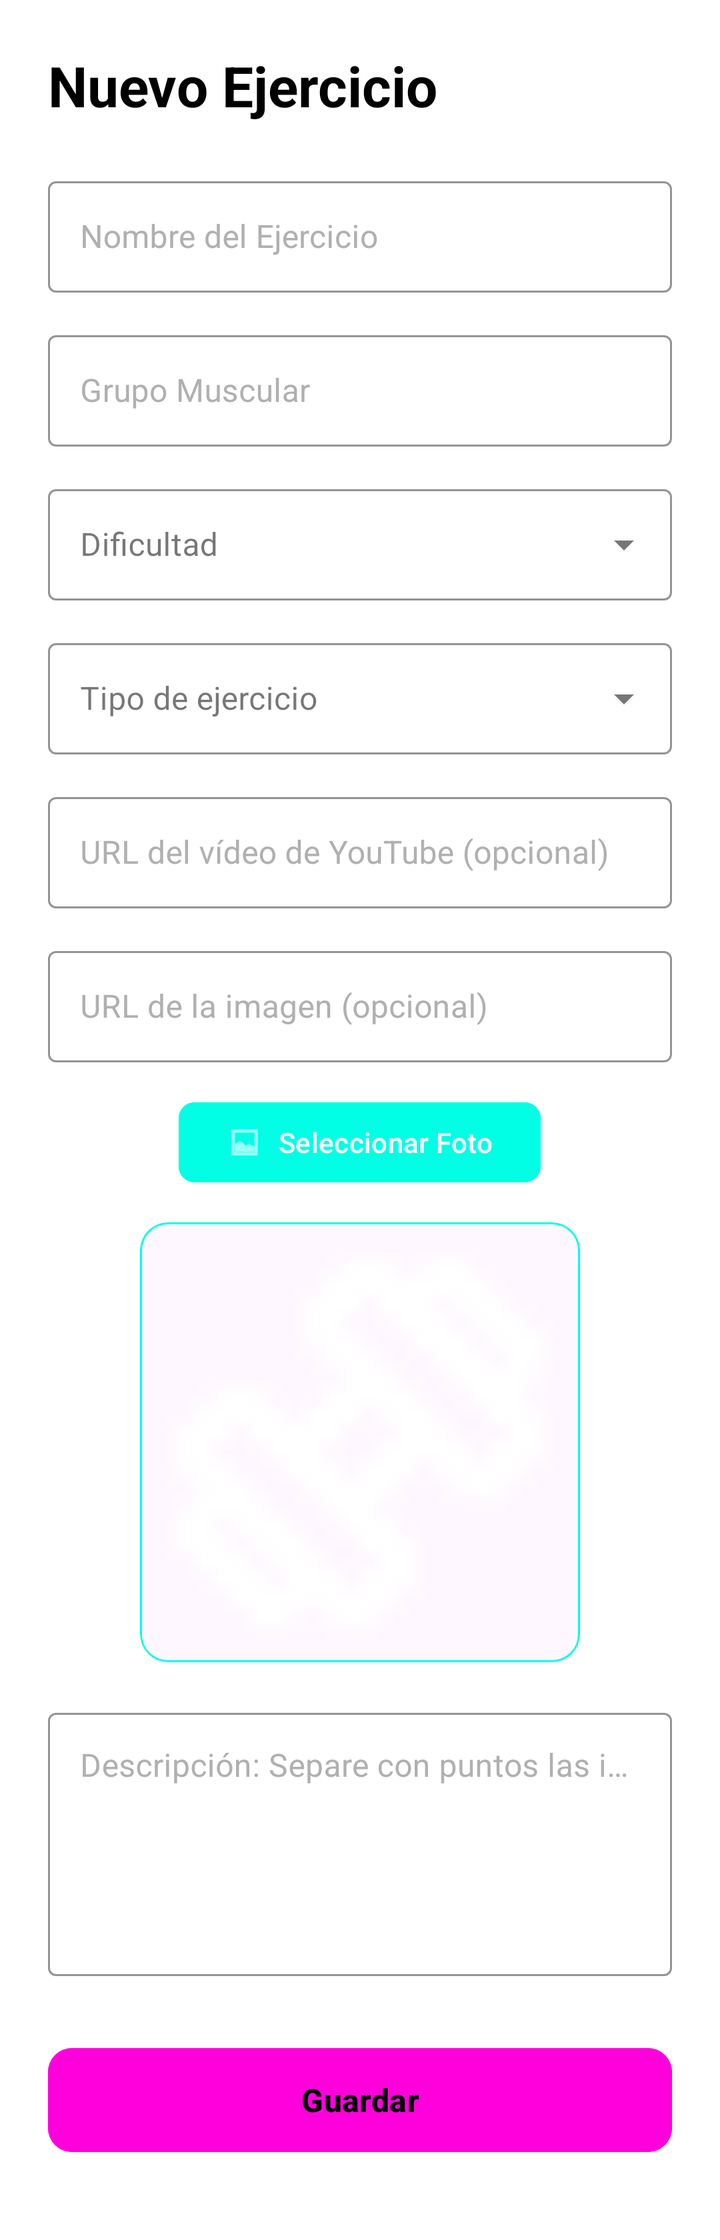
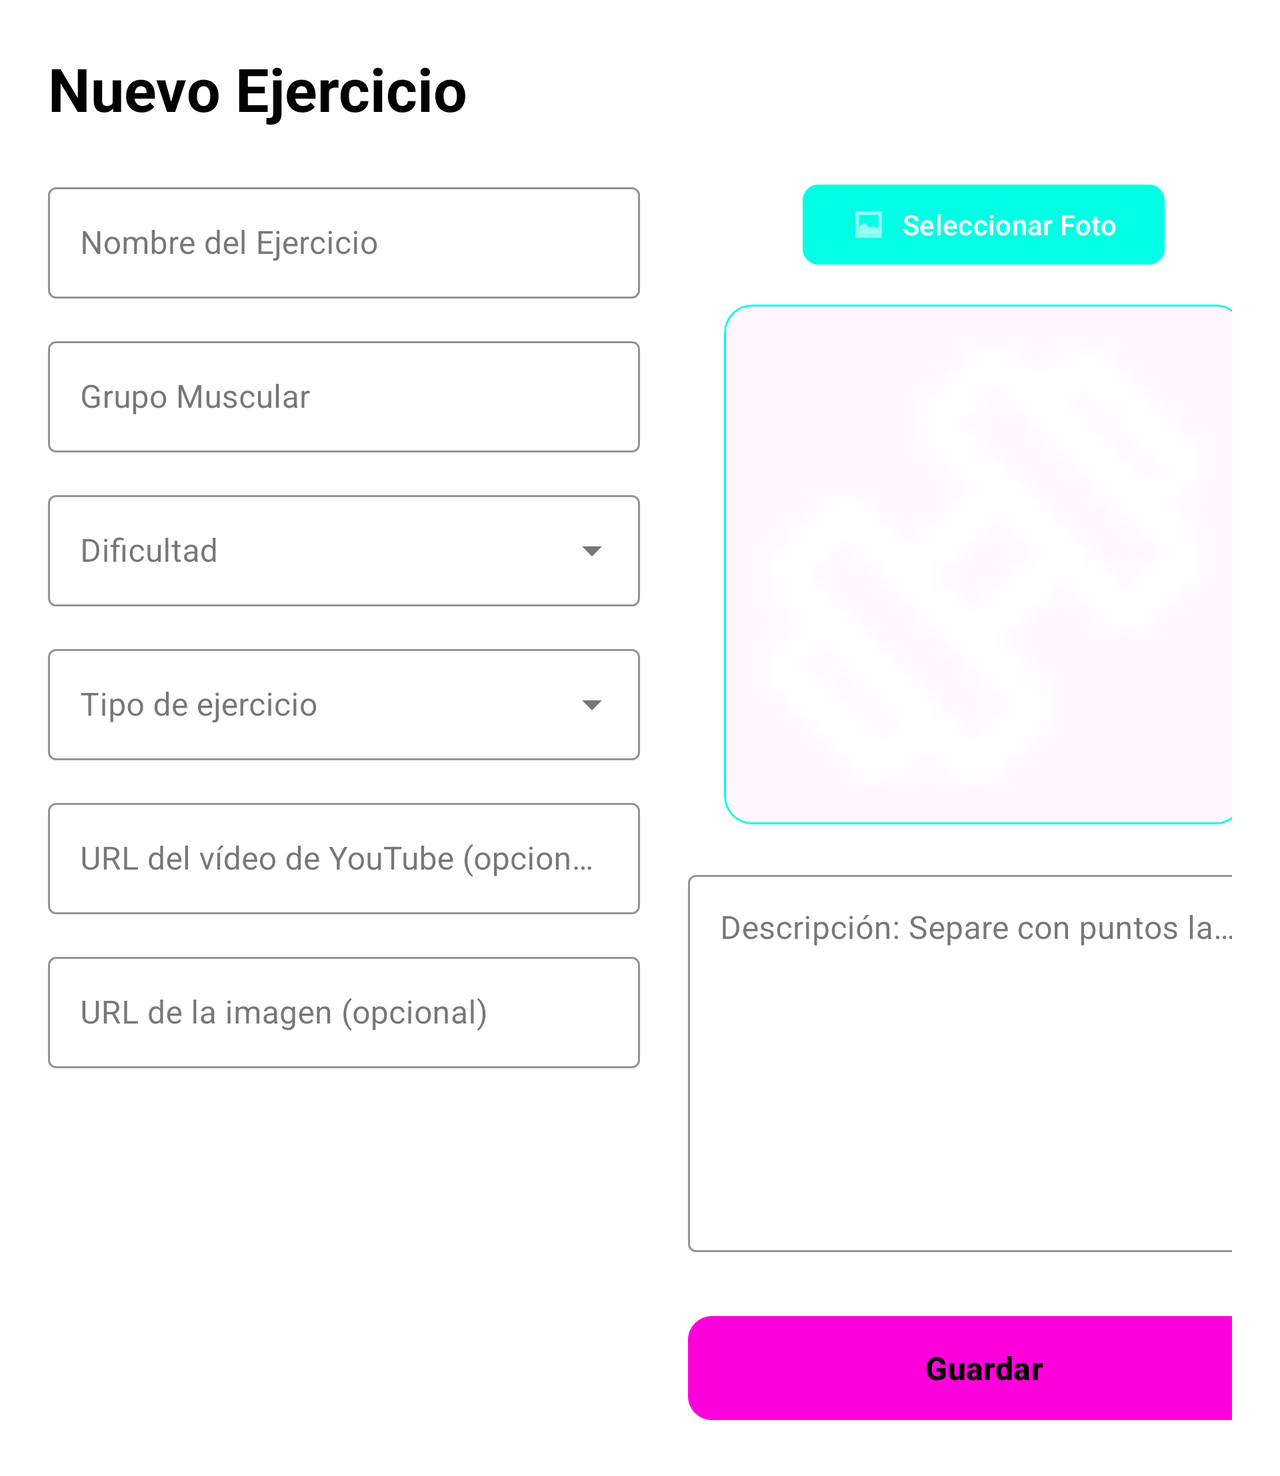

One screen, two layout resources from the same app: the default and the repository's alternative for another configuration. Each is rendered where Android would select it; the XML of both is given below.
<!-- AndroidManifest.xml: application theme Theme.FitJourney -->
<!-- res/layout/fragment_form_exercise.xml -->
<?xml version="1.0" encoding="utf-8"?>
<androidx.core.widget.NestedScrollView xmlns:android="http://schemas.android.com/apk/res/android"
    xmlns:app="http://schemas.android.com/apk/res-auto"
    xmlns:tools="http://schemas.android.com/tools"
    android:layout_width="match_parent"
    android:layout_height="match_parent"
    android:background="@color/fondo"
    android:fillViewport="true">

    <androidx.constraintlayout.widget.ConstraintLayout
        android:layout_width="match_parent"
        android:layout_height="wrap_content"
        android:padding="24dp">

        <TextView
            android:id="@+id/tvFormTitle"
            android:layout_width="wrap_content"
            android:layout_height="wrap_content"
            android:text="@string/new_exercise"
            android:textColor="@color/text"
            android:textSize="28sp"
            android:textStyle="bold"
            app:layout_constraintStart_toStartOf="parent"
            app:layout_constraintTop_toTopOf="parent" />

        <com.google.android.material.textfield.TextInputLayout
            android:id="@+id/tilName"
            style="@style/Widget.MaterialComponents.TextInputLayout.OutlinedBox"
            android:layout_width="match_parent"
            android:layout_height="wrap_content"
            android:layout_marginTop="24dp"
            android:hint="@string/exercise_name"
            android:textColorHint="#B0B0B0"
            app:boxStrokeColor="@color/mainazul"
            app:hintTextColor="@color/mainazul"
            app:layout_constraintTop_toBottomOf="@id/tvFormTitle">

            <com.google.android.material.textfield.TextInputEditText
                android:id="@+id/etName"
                android:layout_width="match_parent"
                android:layout_height="wrap_content"
                android:inputType="textCapSentences"
                android:textColor="@color/text" />
        </com.google.android.material.textfield.TextInputLayout>

        <com.google.android.material.textfield.TextInputLayout
            android:id="@+id/tilMuscle"
            style="@style/Widget.MaterialComponents.TextInputLayout.OutlinedBox"
            android:layout_width="match_parent"
            android:layout_height="wrap_content"
            android:layout_marginTop="16dp"
            android:hint="@string/muscle_group"
            android:textColorHint="#B0B0B0"
            app:boxStrokeColor="@color/mainazul"
            app:hintTextColor="@color/mainazul"
            app:layout_constraintTop_toBottomOf="@id/tilName">

            <com.google.android.material.textfield.TextInputEditText
                android:id="@+id/etMuscle"
                android:layout_width="match_parent"
                android:layout_height="wrap_content"
                android:inputType="textCapWords"
                android:textColor="@color/text" />
        </com.google.android.material.textfield.TextInputLayout>

        
        <com.google.android.material.textfield.TextInputLayout
            android:id="@+id/tilDifficulty"
            style="@style/Widget.MaterialComponents.TextInputLayout.OutlinedBox.ExposedDropdownMenu"
            android:layout_width="match_parent"
            android:layout_height="wrap_content"
            android:layout_marginTop="16dp"
            android:hint="@string/difficulty"
            app:boxStrokeColor="@color/mainazul"
            app:hintTextColor="@color/mainazul"
            app:layout_constraintTop_toBottomOf="@id/tilMuscle">

            <AutoCompleteTextView
                android:id="@+id/actvDifficulty"
                android:layout_width="match_parent"
                android:layout_height="wrap_content"
                android:inputType="none"
                android:textColor="@color/text" />
        </com.google.android.material.textfield.TextInputLayout>

        
        <com.google.android.material.textfield.TextInputLayout
            android:id="@+id/tilExerciseType"
            style="@style/Widget.MaterialComponents.TextInputLayout.OutlinedBox.ExposedDropdownMenu"
            android:layout_width="match_parent"
            android:layout_height="wrap_content"
            android:layout_marginTop="16dp"
            android:hint="Tipo de ejercicio"
            app:boxStrokeColor="@color/mainazul"
            app:hintTextColor="@color/mainazul"
            app:layout_constraintTop_toBottomOf="@id/tilDifficulty">

            <AutoCompleteTextView
                android:id="@+id/actvExerciseType"
                android:layout_width="match_parent"
                android:layout_height="wrap_content"
                android:inputType="none"
                android:textColor="@color/text" />
        </com.google.android.material.textfield.TextInputLayout>

        <com.google.android.material.textfield.TextInputLayout
            android:id="@+id/tilVideoUrl"
            style="@style/Widget.MaterialComponents.TextInputLayout.OutlinedBox"
            android:layout_width="match_parent"
            android:layout_height="wrap_content"
            android:layout_marginTop="16dp"
            android:hint="URL del vídeo de YouTube (opcional)"
            android:textColorHint="#B0B0B0"
            app:boxStrokeColor="@color/mainazul"
            app:hintTextColor="@color/mainazul"
            app:layout_constraintTop_toBottomOf="@id/tilExerciseType">

            <com.google.android.material.textfield.TextInputEditText
                android:id="@+id/etVideoUrl"
                android:layout_width="match_parent"
                android:layout_height="wrap_content"
                android:inputType="textUri"
                android:textColor="@color/text" />
        </com.google.android.material.textfield.TextInputLayout>

        <com.google.android.material.textfield.TextInputLayout
            android:id="@+id/tilImageUrl"
            style="@style/Widget.MaterialComponents.TextInputLayout.OutlinedBox"
            android:layout_width="match_parent"
            android:layout_height="wrap_content"
            android:layout_marginTop="16dp"
            android:hint="URL de la imagen (opcional)"
            android:textColorHint="#B0B0B0"
            app:boxStrokeColor="@color/mainazul"
            app:hintTextColor="@color/mainazul"
            app:layout_constraintTop_toBottomOf="@id/tilVideoUrl">

            <com.google.android.material.textfield.TextInputEditText
                android:id="@+id/etImageUrl"
                android:layout_width="match_parent"
                android:layout_height="wrap_content"
                android:inputType="textUri"
                android:textColor="@color/text" />
        </com.google.android.material.textfield.TextInputLayout>

        <LinearLayout
            android:id="@+id/layoutImage"
            android:layout_width="match_parent"
            android:layout_height="wrap_content"
            android:layout_marginTop="16dp"
            android:gravity="center"
            android:orientation="vertical"
            app:layout_constraintTop_toBottomOf="@id/tilImageUrl">

            <com.google.android.material.button.MaterialButton
                android:id="@+id/btnSelectImage"
                android:layout_width="wrap_content"
                android:layout_height="wrap_content"
                android:backgroundTint="@color/mainazul"
                android:text="@string/choose_photo"
                app:cornerRadius="8dp"
                app:icon="@android:drawable/ic_menu_gallery" />

            <com.google.android.material.card.MaterialCardView
                android:layout_width="220dp"
                android:layout_height="220dp"
                android:layout_marginTop="16dp"
                app:cardCornerRadius="14dp"
                app:cardElevation="0dp"
                app:strokeColor="@color/mainazul"
                app:strokeWidth="1dp">

                <ImageView
                    android:id="@+id/ivPreview"
                    android:layout_width="match_parent"
                    android:layout_height="match_parent"
                    android:background="?attr/colorSurface"
                    android:scaleType="centerCrop"
                    android:src="@drawable/ic_ejercicios" />
            </com.google.android.material.card.MaterialCardView>
        </LinearLayout>

        <com.google.android.material.textfield.TextInputLayout
            android:id="@+id/tilDescription"
            style="@style/Widget.MaterialComponents.TextInputLayout.OutlinedBox"
            android:layout_width="match_parent"
            android:layout_height="wrap_content"
            android:layout_marginTop="20dp"
            android:hint="@string/description"
            android:textColorHint="#B0B0B0"
            app:boxStrokeColor="@color/mainazul"
            app:hintTextColor="@color/mainazul"
            app:layout_constraintTop_toBottomOf="@id/layoutImage">

            <com.google.android.material.textfield.TextInputEditText
                android:id="@+id/etDescription"
                android:layout_width="match_parent"
                android:layout_height="wrap_content"
                android:gravity="top"
                android:inputType="textMultiLine"
                android:minLines="5"
                android:textColor="@color/text" />
        </com.google.android.material.textfield.TextInputLayout>

        <com.google.android.material.button.MaterialButton
            android:id="@+id/btnSave"
            android:layout_width="match_parent"
            android:layout_height="60dp"
            android:layout_marginTop="32dp"
            android:layout_marginBottom="16dp"
            android:backgroundTint="@color/mainrosa"
            android:text="@string/save"
            android:textColor="@color/text"
            android:textSize="16sp"
            android:textStyle="bold"
            app:cornerRadius="12dp"
            app:layout_constraintBottom_toBottomOf="parent"
            app:layout_constraintTop_toBottomOf="@id/tilDescription"
            app:layout_constraintVertical_bias="1.0" />

    </androidx.constraintlayout.widget.ConstraintLayout>
</androidx.core.widget.NestedScrollView>
<!-- resources referenced by this layout -->
<resources>
  <color name="fondo">#FFFFFF</color>
  <color name="mainazul">#00FFE5</color>
  <color name="mainrosa">#FF00DD</color>
  <color name="text">#000000</color>
  <!-- drawable ic_ejercicios: png bitmap (drawable, 567 bytes) -->
  <string name="choose_photo">Seleccionar Foto</string>
  <string name="description">Descripción: Separe con puntos las instrucciones</string>
  <string name="difficulty">Dificultad</string>
  <string name="exercise_name">Nombre del Ejercicio</string>
  <string name="muscle_group">Grupo Muscular</string>
  <string name="new_exercise">Nuevo Ejercicio</string>
  <string name="save">Guardar</string>
  <style name="Theme.FitJourney" parent="Base.Theme.FitJourney">
  
          <item name="android:statusBarColor">@color/fondo</item>
  
          <item name="android:windowLightStatusBar">true</item>
  
      </style>
  <style name="Base.Theme.FitJourney" parent="Theme.Material3.DayNight.NoActionBar">
  
      </style>
</resources>
<!-- res/layout-land/fragment_form_exercise.xml (the repository's variant of the layout above) -->
<!-- drawn on the phone turned sideways -->
<?xml version="1.0" encoding="utf-8"?>
<androidx.core.widget.NestedScrollView
    xmlns:android="http://schemas.android.com/apk/res/android"
    xmlns:app="http://schemas.android.com/apk/res-auto"
    xmlns:tools="http://schemas.android.com/tools"
    android:layout_width="match_parent"
    android:layout_height="match_parent"
    android:background="@color/fondo"
    android:fillViewport="true">

    <androidx.constraintlayout.widget.ConstraintLayout
        android:layout_width="match_parent"
        android:layout_height="wrap_content"
        android:padding="24dp">

        <TextView
            android:id="@+id/tvFormTitle"
            android:layout_width="wrap_content"
            android:layout_height="wrap_content"
            android:text="@string/new_exercise"
            android:textColor="@color/text"
            android:textSize="30sp"
            android:textStyle="bold"
            app:layout_constraintStart_toStartOf="parent"
            app:layout_constraintTop_toTopOf="parent" />

        
        <LinearLayout
            android:id="@+id/leftColumn"
            android:layout_width="0dp"
            android:layout_height="wrap_content"
            android:layout_marginTop="24dp"
            android:layout_marginEnd="12dp"
            android:orientation="vertical"
            app:layout_constraintEnd_toStartOf="@id/rightColumn"
            app:layout_constraintStart_toStartOf="parent"
            app:layout_constraintTop_toBottomOf="@id/tvFormTitle"
            app:layout_constraintWidth_percent="0.5">

            <com.google.android.material.textfield.TextInputLayout
                android:id="@+id/tilName"
                style="@style/Widget.MaterialComponents.TextInputLayout.OutlinedBox"
                android:layout_width="match_parent"
                android:layout_height="wrap_content"
                android:hint="@string/exercise_name"
                app:boxStrokeColor="@color/mainazul"
                app:hintTextColor="@color/mainazul">

                <com.google.android.material.textfield.TextInputEditText
                    android:id="@+id/etName"
                    android:layout_width="match_parent"
                    android:layout_height="wrap_content"
                    android:inputType="textCapSentences"
                    android:textColor="@color/text" />
            </com.google.android.material.textfield.TextInputLayout>

            <com.google.android.material.textfield.TextInputLayout
                android:id="@+id/tilMuscle"
                style="@style/Widget.MaterialComponents.TextInputLayout.OutlinedBox"
                android:layout_width="match_parent"
                android:layout_height="wrap_content"
                android:layout_marginTop="16dp"
                android:hint="@string/muscle_group"
                app:boxStrokeColor="@color/mainazul"
                app:hintTextColor="@color/mainazul">

                <com.google.android.material.textfield.TextInputEditText
                    android:id="@+id/etMuscle"
                    android:layout_width="match_parent"
                    android:layout_height="wrap_content"
                    android:inputType="textCapWords"
                    android:textColor="@color/text" />
            </com.google.android.material.textfield.TextInputLayout>

            <com.google.android.material.textfield.TextInputLayout
                android:id="@+id/tilDifficulty"
                style="@style/Widget.MaterialComponents.TextInputLayout.OutlinedBox.ExposedDropdownMenu"
                android:layout_width="match_parent"
                android:layout_height="wrap_content"
                android:layout_marginTop="16dp"
                android:hint="@string/difficulty"
                app:boxStrokeColor="@color/mainazul"
                app:hintTextColor="@color/mainazul">

                <AutoCompleteTextView
                    android:id="@+id/actvDifficulty"
                    android:layout_width="match_parent"
                    android:layout_height="wrap_content"
                    android:inputType="none"
                    android:textColor="@color/text" />
            </com.google.android.material.textfield.TextInputLayout>

            <com.google.android.material.textfield.TextInputLayout
                android:id="@+id/tilExerciseType"
                style="@style/Widget.MaterialComponents.TextInputLayout.OutlinedBox.ExposedDropdownMenu"
                android:layout_width="match_parent"
                android:layout_height="wrap_content"
                android:layout_marginTop="16dp"
                android:hint="Tipo de ejercicio"
                app:boxStrokeColor="@color/mainazul"
                app:hintTextColor="@color/mainazul">

                <AutoCompleteTextView
                    android:id="@+id/actvExerciseType"
                    android:layout_width="match_parent"
                    android:layout_height="wrap_content"
                    android:inputType="none"
                    android:textColor="@color/text" />
            </com.google.android.material.textfield.TextInputLayout>

            <com.google.android.material.textfield.TextInputLayout
                android:id="@+id/tilVideoUrl"
                style="@style/Widget.MaterialComponents.TextInputLayout.OutlinedBox"
                android:layout_width="match_parent"
                android:layout_height="wrap_content"
                android:layout_marginTop="16dp"
                android:hint="URL del vídeo de YouTube (opcional)"
                app:boxStrokeColor="@color/mainazul"
                app:hintTextColor="@color/mainazul">

                <com.google.android.material.textfield.TextInputEditText
                    android:id="@+id/etVideoUrl"
                    android:layout_width="match_parent"
                    android:layout_height="wrap_content"
                    android:inputType="textUri"
                    android:textColor="@color/text" />
            </com.google.android.material.textfield.TextInputLayout>

            <com.google.android.material.textfield.TextInputLayout
                android:id="@+id/tilImageUrl"
                style="@style/Widget.MaterialComponents.TextInputLayout.OutlinedBox"
                android:layout_width="match_parent"
                android:layout_height="wrap_content"
                android:layout_marginTop="16dp"
                android:hint="URL de la imagen (opcional)"
                app:boxStrokeColor="@color/mainazul"
                app:hintTextColor="@color/mainazul">

                <com.google.android.material.textfield.TextInputEditText
                    android:id="@+id/etImageUrl"
                    android:layout_width="match_parent"
                    android:layout_height="wrap_content"
                    android:inputType="textUri"
                    android:textColor="@color/text" />
            </com.google.android.material.textfield.TextInputLayout>

        </LinearLayout>

        
        <LinearLayout
            android:id="@+id/rightColumn"
            android:layout_width="0dp"
            android:layout_height="wrap_content"
            android:layout_marginTop="24dp"
            android:layout_marginStart="12dp"
            android:orientation="vertical"
            app:layout_constraintEnd_toEndOf="parent"
            app:layout_constraintStart_toEndOf="@id/leftColumn"
            app:layout_constraintTop_toBottomOf="@id/tvFormTitle"
            app:layout_constraintWidth_percent="0.5">

            <LinearLayout
                android:id="@+id/layoutImage"
                android:layout_width="match_parent"
                android:layout_height="wrap_content"
                android:gravity="center"
                android:orientation="vertical">

                <com.google.android.material.button.MaterialButton
                    android:id="@+id/btnSelectImage"
                    android:layout_width="wrap_content"
                    android:layout_height="wrap_content"
                    android:backgroundTint="@color/mainazul"
                    android:text="@string/choose_photo"
                    app:cornerRadius="8dp"
                    app:icon="@android:drawable/ic_menu_gallery" />

                <com.google.android.material.card.MaterialCardView
                    android:layout_width="260dp"
                    android:layout_height="260dp"
                    android:layout_marginTop="16dp"
                    app:cardCornerRadius="14dp"
                    app:cardElevation="0dp"
                    app:strokeColor="@color/mainazul"
                    app:strokeWidth="1dp">

                    <ImageView
                        android:id="@+id/ivPreview"
                        android:layout_width="match_parent"
                        android:layout_height="match_parent"
                        android:background="?attr/colorSurface"
                        android:scaleType="centerCrop"
                        android:src="@drawable/ic_ejercicios" />
                </com.google.android.material.card.MaterialCardView>
            </LinearLayout>

            <com.google.android.material.textfield.TextInputLayout
                android:id="@+id/tilDescription"
                style="@style/Widget.MaterialComponents.TextInputLayout.OutlinedBox"
                android:layout_width="match_parent"
                android:layout_height="wrap_content"
                android:layout_marginTop="20dp"
                android:hint="@string/description"
                app:boxStrokeColor="@color/mainazul"
                app:hintTextColor="@color/mainazul">

                <com.google.android.material.textfield.TextInputEditText
                    android:id="@+id/etDescription"
                    android:layout_width="match_parent"
                    android:layout_height="wrap_content"
                    android:gravity="top"
                    android:inputType="textMultiLine"
                    android:minLines="8"
                    android:textColor="@color/text" />
            </com.google.android.material.textfield.TextInputLayout>

            <com.google.android.material.button.MaterialButton
                android:id="@+id/btnSave"
                android:layout_width="match_parent"
                android:layout_height="60dp"
                android:layout_marginTop="28dp"
                android:backgroundTint="@color/mainrosa"
                android:text="@string/save"
                android:textColor="@color/text"
                android:textSize="16sp"
                android:textStyle="bold"
                app:cornerRadius="12dp" />

        </LinearLayout>

    </androidx.constraintlayout.widget.ConstraintLayout>

</androidx.core.widget.NestedScrollView>
